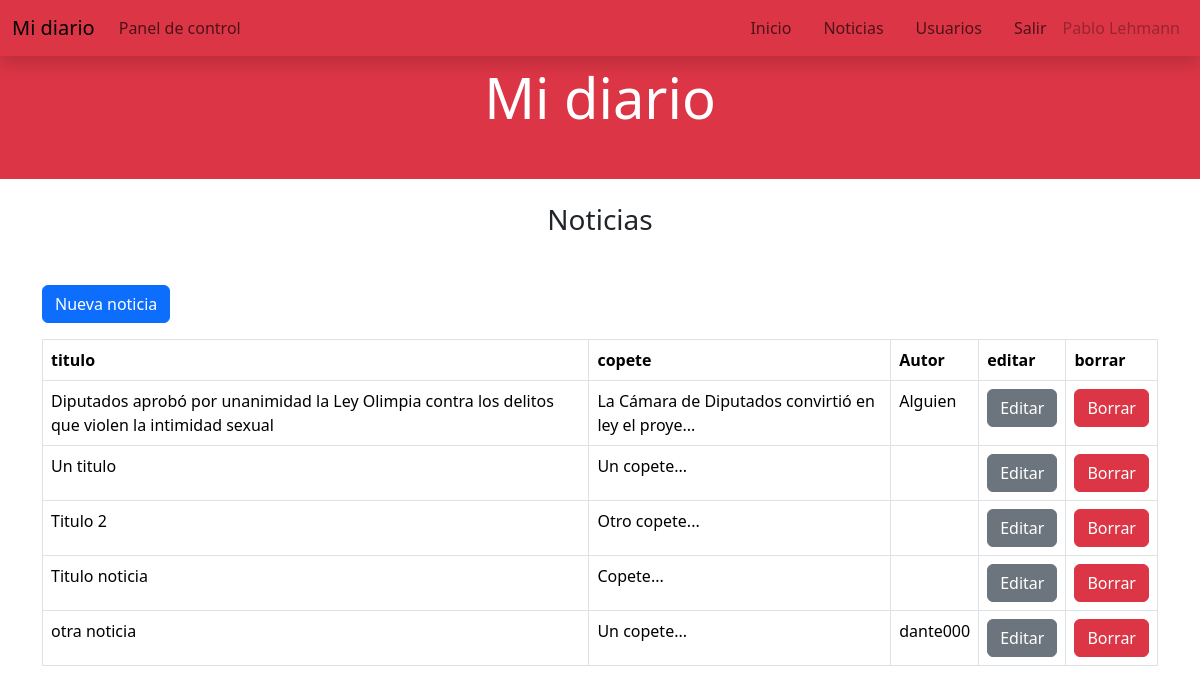
/admin/noticias.php (signed in), run on an earlier commit of the app's database.
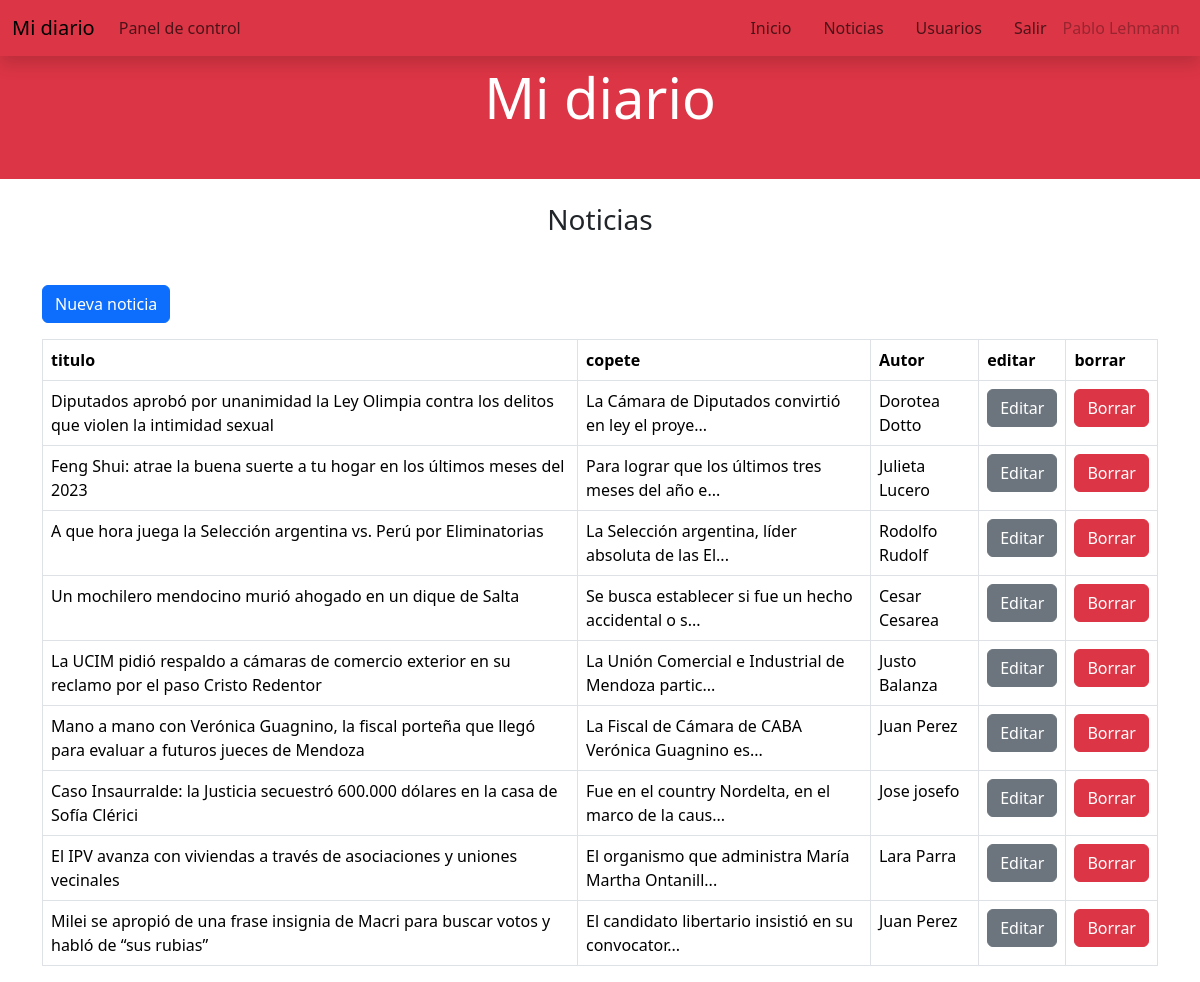
And on a later commit of the database.
### tables this page shows
CREATE TABLE `noticias` (
  `id_noticia` int(11) NOT NULL,
  `id_usuario` int(11) NOT NULL,
  `titulo` text NOT NULL,
  `copete` text NOT NULL,
  `cuerpo` text NOT NULL,
  `imagen` varchar(255) NOT NULL,
  `fecha` date NOT NULL,
  `categoria` varchar(30) NOT NULL,
  `autor` varchar(30) NOT NULL
);

### admin/noticias.php (the view, shortened to what this page needs)
    <!DOCTYPE html>
    <html lang="es">
    <head>
        <link rel="stylesheet" type="text/css" href="style.css">
        <link href="https://cdn.jsdelivr.net/npm/bootstrap@5.3.2/dist/css/bootstrap.min.css" rel="stylesheet"
>
    </head>
    <body>
        <header class="container-fluid bg-danger text-white p-3">
            <div class="row">
                <div class="col-12"><br><br>
                    <h1 class="display-4 text-center">Mi diario</h1>
                    <br>
                </div>
            </div>
            <div class="container">
            <?php require("menu.php"); ?>
        </div>
    </header><br>
    <section class="d-flex justify-content-center align-items-center">
        <h3>Noticias</h3>
    </section><br>
    <section class="container">
        <a href="noticia_nueva.php" class="btn btn-primary my-3">Nueva noticia</a>
        <table class="table table-bordered">
            <tr>
                <th>titulo</th>
                <th>copete</th>
                <th>Autor</th>
                <th>editar</th>
                <th>borrar</th>
            </tr>
            <?php
            require("conexion.php");
            $conexion = mysqli_connect($server_db, $usuario_db, $password_db)
                or die("No se puede conectar con el servidor");
            mysqli_select_db($conexion, $base_db)
                or die("No se puede seleccionar la base de datos");
            $instruccion = "select * from noticias";
            $consulta = mysqli_query($conexion, $instruccion)
                or die("No puedo consultar");
            $nfilas = mysqli_num_rows($consulta);
            for ($i = 0; $i < $nfilas; $i++) {
                $resultado = mysqli_fetch_array($consulta);
                print('
            <tr>
                <td>' . trim($resultado['titulo']) . '</td>
                <td>' . substr($resultado['copete'], 0, 50) . '...</td>
                <td>' . trim($resultado['autor']) . '</td>
                <td> <a href="noticias_editar.php?id_noticia=' . $resultado['id_noticia'] . '" class=" btn btn-secondary">Editar</a></td>
                <td> <a href="noticias_borrar.php?id_noticia=' . $resultado['id_noticia'] . '&imagen=' . $resultado['imagen'] . '" class=" btn btn-danger" onclick="return confirm(&quot; Desea eliminar &quot;)" >Borrar</a></td>
            </tr>
           ');
            }
            ?>
        </table>
    </section>
</body>
</html>

### admin/menu.php (shortened to what this page needs)
<div class="text-center fixed-top bg-danger">
    <nav class="navbar navbar-expand-lg shadow">
        <div class="container-fluid">
            <a class="navbar-brand" href="">Mi diario</a>
            <div class="collapse navbar-collapse" id="navbarSupportedContent">
                <ul class="navbar-nav me-auto mb-2 mb-lg-0">
                    <li class="nav-item">
                        <a class="nav-link " aria-current="page" href="">Panel de control </a>
                    </li>
                </ul>
                <ul class="navbar-nav ml-auto mb-2 mb-lg-0 ">
                    <li class="nav-item ms-3">
                        <a class="nav-link " aria-current="page" href="../index.php">Inicio</a>
                    </li>
                    <li class="nav-item ms-3">
                        <a class="nav-link " href="noticias.php">Noticias</a>
                    </li>
                    <li class="nav-item ms-3">
                        <a class="nav-link " href="usuarios.php">Usuarios</a>
                    </li>
                    <li class="nav-item ms-3">
                        <a class="nav-link " href="logout.php">Salir</a>
                    </li>
                    <li class="nav-item">
                        <a class="nav-link disabled ">
                            <?php
                            print($_SESSION["nombre"] . " " . $_SESSION["apellido"])
                                ?>
                        </a>
                    </li>
                </ul>
            </div>
        </div>
    </nav>
</div>

### style.css (style rules this page uses)
td { color: aquamarine; }

What changed in the data, as far as the page shows it:
changed noticias "La Cámara de Diputados convirtió en ley el proye": autor "Alguien" → "Dorotea Dotto"
changed noticias: titulo "Un titulo" → "Feng Shui: atrae la buena suerte a tu hogar en los últimos meses del 2023"; copete "Un copete" → "Para lograr que los últimos tres meses del año e"; autor (not shown) → "Julieta Lucero"
changed noticias: titulo "Titulo 2" → "A que hora juega la Selección argentina vs. Perú por Eliminatorias"; copete "Otro copete" → "La Selección argentina, líder absoluta de las El"; autor (not shown) → "Rodolfo Rudolf"
changed noticias: titulo "Titulo noticia" → "Un mochilero mendocino murió ahogado en un dique de Salta"; copete "Copete" → "Se busca establecer si fue un hecho accidental o s"; autor (not shown) → "Cesar Cesarea"
changed noticias: titulo "otra noticia" → "La UCIM pidió respaldo a cámaras de comercio exterior en su reclamo por el paso Cristo Redentor"; copete "Un copete" → "La Unión Comercial e Industrial de Mendoza partic"; autor "dante000" → "Justo Balanza"
added noticias: titulo "Mano a mano con Verónica Guagnino, la fiscal porteña que llegó para evaluar a futuros jueces de Mendoza", copete "La Fiscal de Cámara de CABA Verónica Guagnino es", autor "Juan Perez"
added noticias: titulo "Caso Insaurralde: la Justicia secuestró 600.000 dólares en la casa de Sofía Clérici", copete "Fue en el country Nordelta, en el marco de la caus", autor "Jose josefo"
added noticias: titulo "El IPV avanza con viviendas a través de asociaciones y uniones vecinales", copete "El organismo que administra María Martha Ontanill", autor "Lara Parra"
added noticias: titulo "Milei se apropió de una frase insignia de Macri para buscar votos y habló de “sus rubias”", copete "El candidato libertario insistió en su convocator", autor "Juan Perez"
